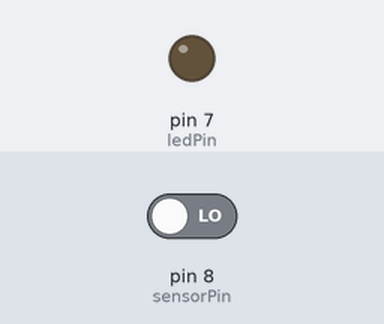
Bench run of a sketch on a simulated Arduino Uno, built with avr-gcc and run on an emulated ATmega328P. Shown: output pins drawn as LEDs (lit = HIGH). The inputs (shaded band) are chosen by the test bench; at power-on: pin 8 (sensorPin) LOW. What the sketch prints to the serial monitor is not drawn.

Above: at 1.2 s.
1.3 s: pin 8 (sensorPin) driven HIGH
At 2.3 s:
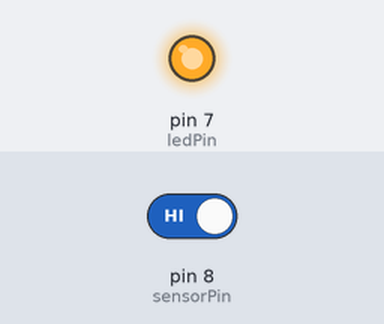
2.8 s: pin 8 (sensorPin) driven LOW
At 3.8 s:
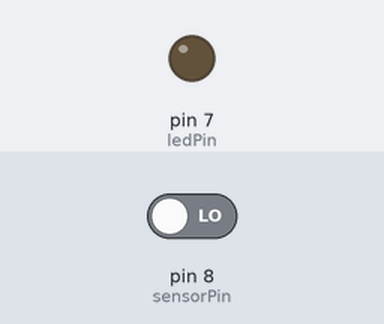
Timing chart, 0 to 5.8 s (numbered marks = the images above; inputs shaded):
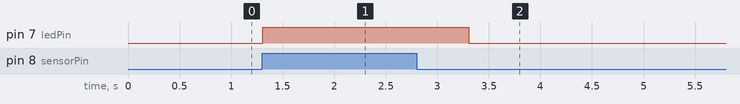

The sketch:

3GeluidsSensorLicht1.ino
```cpp
/*
 * Rui Santos
 * Complete Project Details https://randomnerdtutorials.com
*/
int ledPin=7;
int sensorPin=8;
boolean val=0;

void setup(){
 pinMode(ledPin, OUTPUT);
  pinMode(sensorPin, INPUT);
  Serial.begin (9600);
}

void loop (){
  val = digitalRead(sensorPin);
  Serial.println(val);
  // Als de sensor geluid detecteerd gaat het led lampje even aan.
  if (val==HIGH) {
    digitalWrite(ledPin, HIGH);
    delay(2000);
  }
  else {
    digitalWrite(ledPin, LOW);
  }
}
```

Measured:
- after the input at 1.3 s, pin 7 (ledPin): LOW → HIGH at once
- after the input at 2.8 s, pin 7 (ledPin): HIGH → LOW after 0.51 s
